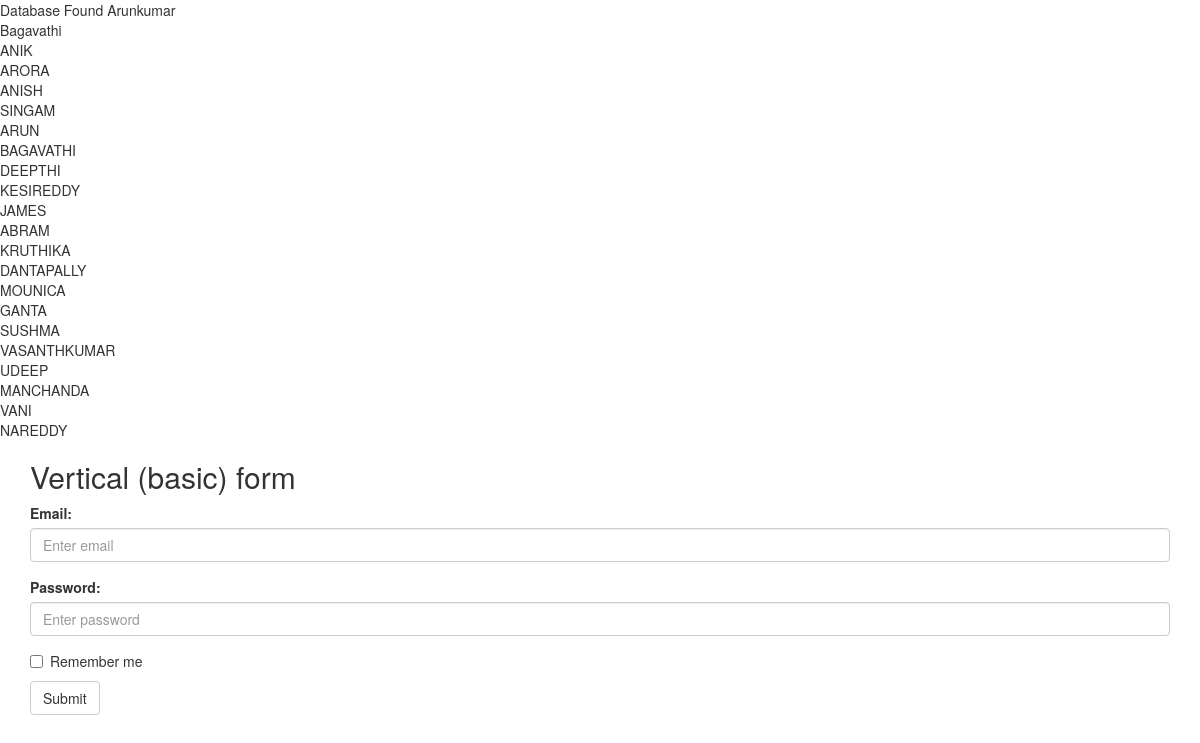
/php/index.php, run on the app's committed database.
### tables this page shows
CREATE TABLE IF NOT EXISTS `student` (
  `STU_NAME` char(10) NOT NULL DEFAULT '',
  `PASSWORD` varchar(20) NOT NULL,
  `FNAME` char(20) DEFAULT NULL,
  `LNAME` char(20) DEFAULT NULL,
  `EMAIL` varchar(20) DEFAULT NULL,
  `CONTACT` varchar(13) DEFAULT NULL,
  `ADDRESS` varchar(300) DEFAULT NULL,
  `DOB` date NOT NULL
);

### php/index.php (the view, shortened to what this page needs)
<!doctype html>
<html>
<head>
<link rel="stylesheet" href="http://maxcdn.bootstrapcdn.com/bootstrap/3.2.0/css/bootstrap.min.css">
<?PHP
$user_name = "root";
$password = "123456";
$database = "univdb";
$server = "127.0.0.1";
$db_handle = mysql_connect($server, $user_name, $password);
$db_found = mysql_select_db($database, $db_handle);
if ($db_found) {
$SQL = "SELECT * FROM STUDENT";
$result = mysql_query($SQL);
while ( $db_field = mysql_fetch_assoc($result) ) {
print $db_field['FNAME'] . "<BR>";
print $db_field['LNAME'] . "<BR>";
}
}
else {
print "Database NOT Found ";
}
?>
</head>
<body>
	<div class="container">
  <h2>Vertical (basic) form</h2>
  <form role="form">
    <div class="form-group">
      <label for="email">Email:</label>
      <input type="email" class="form-control" id="user_name" placeholder="Enter email">
    </div>
    <div class="form-group">
      <label for="pwd">Password:</label>
      <input type="password" class="form-control" id="password" placeholder="Enter password">
    </div>
    <div class="checkbox">
      <label><input type="checkbox"> Remember me</label>
    </div>
    <button type="submit" class="btn btn-default" id="login_submit">Submit</button>
  </form>
</div>
</body>
</html>

### data on the page
student: FNAME "Arunkumar", LNAME "Bagavathi"
student: FNAME "ANIK", LNAME "ARORA"
student: FNAME "ANISH", LNAME "SINGAM"
student: FNAME "ARUN", LNAME "BAGAVATHI"
student: FNAME "DEEPTHI", LNAME "KESIREDDY"
student: FNAME "JAMES", LNAME "ABRAM"
student: FNAME "KRUTHIKA", LNAME "DANTAPALLY"
student: FNAME "MOUNICA", LNAME "GANTA"
student: FNAME "SUSHMA", LNAME "VASANTHKUMAR"
student: FNAME "UDEEP", LNAME "MANCHANDA"
student: FNAME "VANI", LNAME "NAREDDY"
